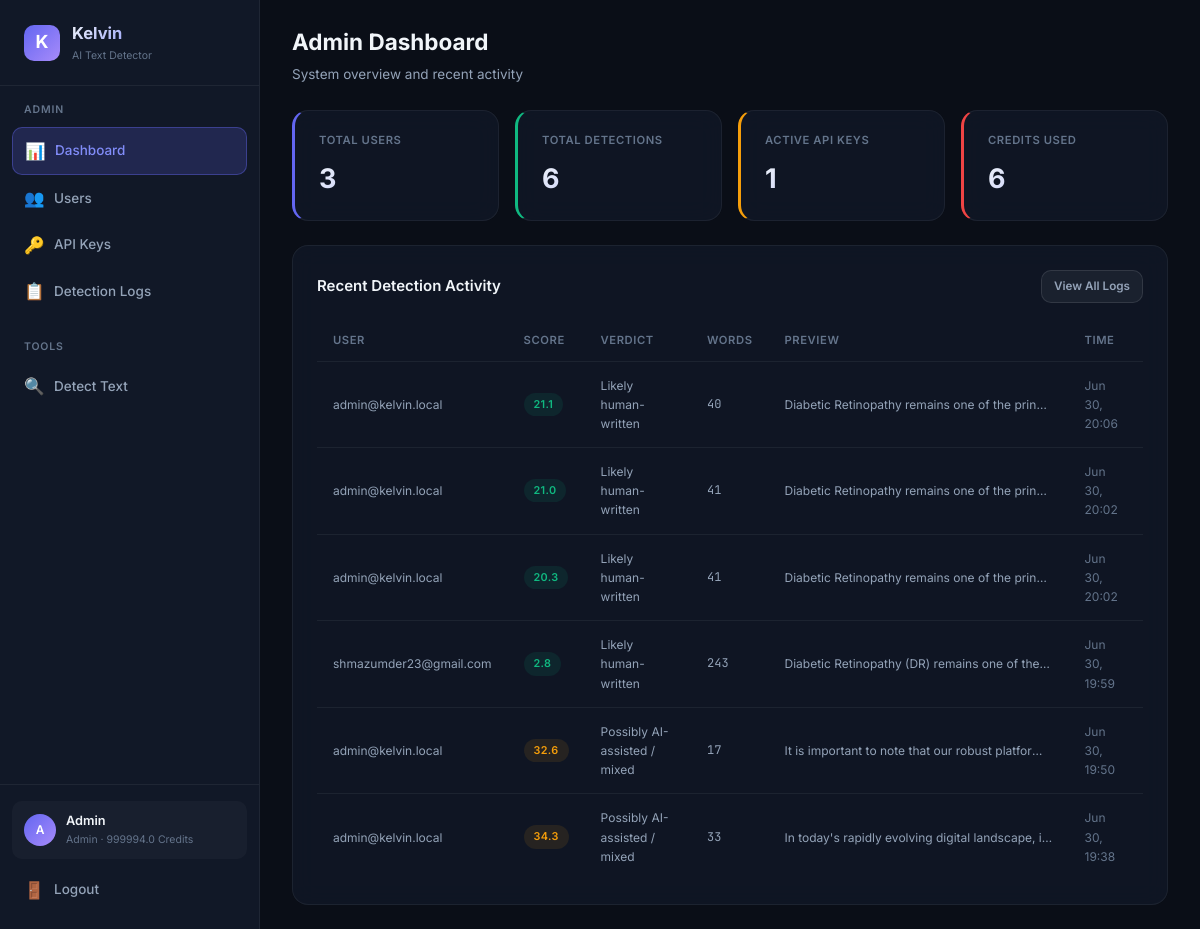
The app's page /admin/dashboard (signed in), older data.
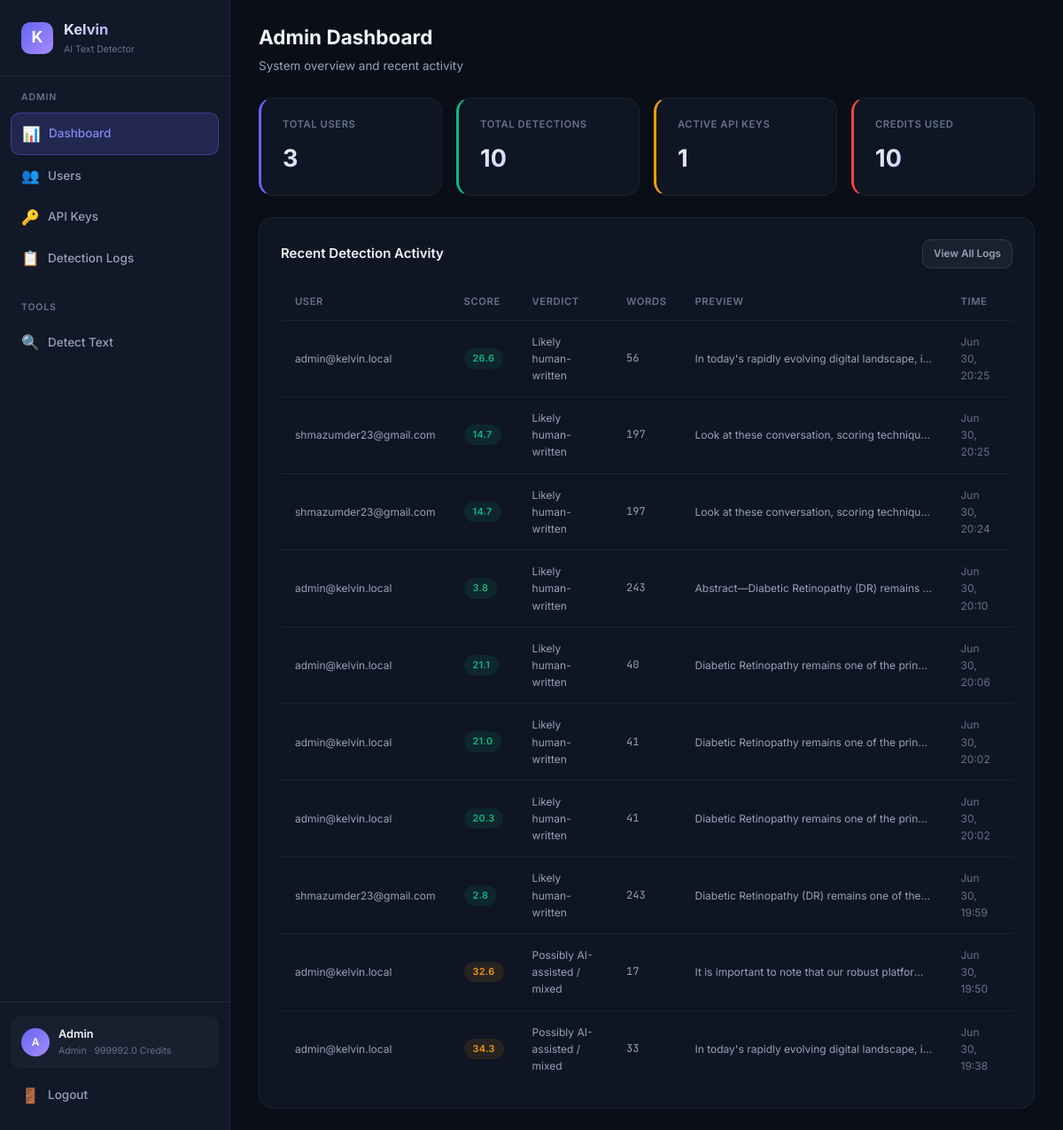
The same page, newer data.
### database.py (models this page shows, shortened)
class User(Base):
    __tablename__ = "users"
    id = Column(Integer, primary_key=True, autoincrement=True)
    email = Column(String(255), unique=True, nullable=False, index=True)
    password_hash = Column(String(255), nullable=False)
    display_name = Column(String(100), nullable=False)
    role = Column(String(20), nullable=False, default="user")  # "admin" or "user"
    balance = Column(Float, nullable=False, default=100.0)
    is_active = Column(Boolean, nullable=False, default=True)
    created_at = Column(DateTime, nullable=False, default=datetime.utcnow)
    api_keys = relationship("APIKeyRecord", back_populates="user", lazy="dynamic")
    detection_logs = relationship("DetectionLog", back_populates="user", lazy="dynamic")
    transactions = relationship("BalanceTransaction", back_populates="user", lazy="dynamic")

class DetectionLog(Base):
    __tablename__ = "detection_logs"
    id = Column(Integer, primary_key=True, autoincrement=True)
    user_id = Column(Integer, ForeignKey("users.id"), nullable=False, index=True)
    api_key_id = Column(Integer, ForeignKey("api_keys.id"), nullable=True)
    input_text = Column(Text, nullable=False)
    output_json = Column(Text, nullable=False)  # JSON string
    score = Column(Float, nullable=True)
    verdict = Column(String(50), nullable=True)
    model_used = Column(String(30), nullable=True)
    cost = Column(Float, nullable=False, default=1.0)
    word_count = Column(Integer, nullable=True)
    ip_address = Column(String(45), nullable=True)
    created_at = Column(DateTime, nullable=False, default=datetime.utcnow)
    user = relationship("User", back_populates="detection_logs")
    api_key = relationship("APIKeyRecord", back_populates="detection_logs")
    __table_args__ = (
        Index("idx_logs_user_created", "user_id", "created_at"),
    )

### detect-ai.py (the view)
@app.get("/admin/dashboard", response_class=HTMLResponse)
async def admin_dashboard(request: Request, db: Session = Depends(get_db_session)):
    _require_admin_web(request, db)
    total_users = db.query(func.count(User.id)).scalar()
    total_requests = db.query(func.count(DetectionLog.id)).scalar()
    active_keys = db.query(func.count(APIKeyRecord.id)).filter(APIKeyRecord.is_revoked == False).scalar()
    total_credits = db.query(func.sum(DetectionLog.cost)).scalar() or 0
    recent_logs = db.query(DetectionLog).order_by(desc(DetectionLog.created_at)).limit(10).all()
    for log in recent_logs:
        u = db.query(User).filter(User.id == log.user_id).first()
        log.user_email = u.email if u else "unknown"
    return _render(request, db, "admin/dashboard.html", total_users=total_users, total_requests=total_requests, active_keys=active_keys, total_credits=total_credits, recent_logs=recent_logs)

### templates/admin/dashboard.html (shortened to what this page needs)
{% extends "base.html" %}
{% set active_page = 'admin-dashboard' %}
{% block page_header %}
<div class="page-header">
    <h2>Admin Dashboard</h2>
    <p>System overview and recent activity</p>
</div>
{% endblock %}
{% block content %}
<div class="stats-grid">
    <div class="stat-card accent">
        <div class="stat-label">Total Users</div>
        <div class="stat-value">{{ total_users }}</div>
    </div>
    <div class="stat-card green">
        <div class="stat-label">Total Detections</div>
        <div class="stat-value">{{ total_requests }}</div>
    </div>
    <div class="stat-card yellow">
        <div class="stat-label">Active API Keys</div>
        <div class="stat-value">{{ active_keys }}</div>
    </div>
    <div class="stat-card red">
        <div class="stat-label">Credits Used</div>
        <div class="stat-value">{{ total_credits | round(0) | int }}</div>
    </div>
</div>
<div class="card">
    <div class="card-header">
        <h3>Recent Detection Activity</h3>
        <a href="/admin/logs" class="btn btn-secondary btn-sm">View All Logs</a>
    </div>
    {% if recent_logs %}
    <div class="table-container">
        <table>
            <thead>
                <tr>
                    <th>User</th>
                    <th>Score</th>
                    <th>Verdict</th>
                    <th>Words</th>
                    <th>Preview</th>
                    <th>Time</th>
                </tr>
            </thead>
            <tbody>
                {% for log in recent_logs %}
                <tr>
                    <td class="text-sm">{{ log.user_email }}</td>
                    <td>
                        <span class="badge {% if log.score and log.score >= 60 %}badge-red{% elif log.score and log.score >= 30 %}badge-yellow{% else %}badge-green{% endif %}">
                            {{ log.score | round(1) if log.score else '—' }}
                        </span>
                    </td>
                    <td class="text-sm">{{ log.verdict or '—' }}</td>
                    <td class="text-mono text-sm">{{ log.word_count or '—' }}</td>
                    <td class="truncate text-sm">{{ log.input_text[:60] }}{% if log.input_text|length > 60 %}...{% endif %}</td>
                    <td class="text-sm text-muted">{{ log.created_at.strftime('%b %d, %H:%M') if log.created_at else '—' }}</td>
                </tr>
                {% endfor %}
            </tbody>
        </table>
    </div>
    {% else %}
    <div class="empty-state">
        <div class="empty-icon">📊</div>
        <h3>No activity yet</h3>
    </div>
    {% endif %}
</div>
{% endblock %}

### templates/base.html (shortened to what this page needs)
<!DOCTYPE html>
<html lang="en">
<head>
    <link rel="stylesheet" href="/static/css/style.css?v=3">
</head>
<body>
    {% block body %}
    <div class="app-layout">
        <aside class="sidebar">
            <div class="sidebar-brand">
                <div class="brand-icon">K</div>
                <div>
                    <h1>Kelvin</h1>
                    <div class="brand-version">AI Text Detector</div>
                </div>
            </div>
            <nav class="sidebar-nav">
                {% if user and user.role == 'admin' %}
                <div class="nav-section">
                    <div class="nav-section-title">Admin</div>
                    <a href="/admin/dashboard" class="nav-link {% if active_page == 'admin-dashboard' %}active{% endif %}">
                        <span class="nav-icon">📊</span> Dashboard
                    </a>
                    <a href="/admin/users" class="nav-link {% if active_page == 'admin-users' %}active{% endif %}">
                        <span class="nav-icon">👥</span> Users
                    </a>
                    <a href="/admin/keys" class="nav-link {% if active_page == 'admin-keys' %}active{% endif %}">
                        <span class="nav-icon">🔑</span> API Keys
                    </a>
                    <a href="/admin/logs" class="nav-link {% if active_page == 'admin-logs' %}active{% endif %}">
                        <span class="nav-icon">📋</span> Detection Logs
                    </a>
                </div>
                <div class="nav-section">
                    <div class="nav-section-title">Tools</div>
                    <a href="/dashboard/detect" class="nav-link {% if active_page == 'detect' %}active{% endif %}">
                        <span class="nav-icon">🔍</span> Detect Text
                    </a>
                </div>
                {% endif %}
            </nav>
            {% if user %}
            <div class="sidebar-footer">
                <div class="sidebar-user">
                    <div class="user-avatar">{{ user.display_name[0] | upper }}</div>
                    <div class="user-info">
                        <div class="user-name">{{ user.display_name }}</div>
                        <div class="user-role">{{ user.role }} · {{ user.balance | round(1) }} credits</div>
                    </div>
                </div>
                <a href="/logout" class="nav-link" style="margin-top: 8px;">
                    <span class="nav-icon">🚪</span> Logout
                </a>
            </div>
            {% endif %}
        </aside>
        <main class="main-content">
            {% block page_header %}{% endblock %}
            <div class="page-body">
                {% block content %}{% endblock %}
            </div>
        </main>
    </div>
    {% endblock %}
</body>
</html>

Row changes from the older to the newer data that the page shows:
changed User "Admin": balance "999994.0" → "999992.0"
added DetectionLog: user_email "admin@kelvin.local", score "26.6", verdict "Likely human-written", word_count "56", input_text "In today's rapidly evolving digital landscape, i…", created_at "Jun 30, 20:25"
added DetectionLog: user_email "shmazumder23@gmail.com", score "14.7", verdict "Likely human-written", word_count "197", input_text "Look at these conversation, scoring techniqu…", created_at "Jun 30, 20:25"
added DetectionLog: user_email "shmazumder23@gmail.com", score "14.7", verdict "Likely human-written", word_count "197", input_text "Look at these conversation, scoring techniqu…", created_at "Jun 30, 20:24"
added DetectionLog: user_email "admin@kelvin.local", score "3.8", verdict "Likely human-written", word_count "243", input_text "Abstract—Diabetic Retinopathy (DR) remains…", created_at "Jun 30, 20:10"
Text that changed along with them:
{{ total_requests }}: "6" → "10"
{{ total_credits | round(0) | int }}: "6" → "10"
